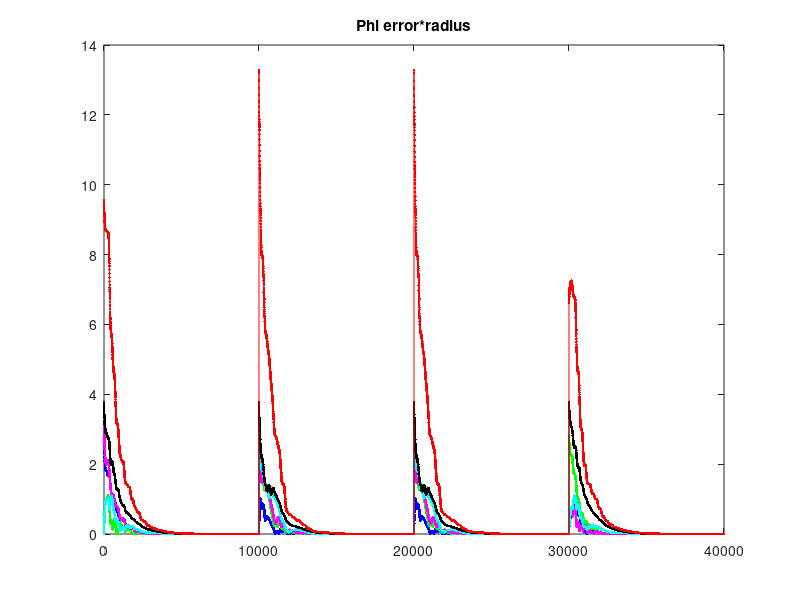
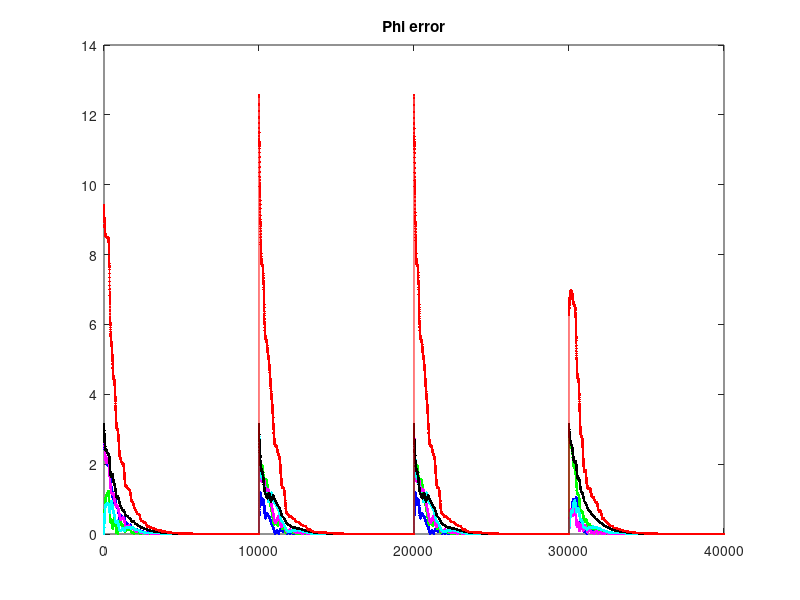
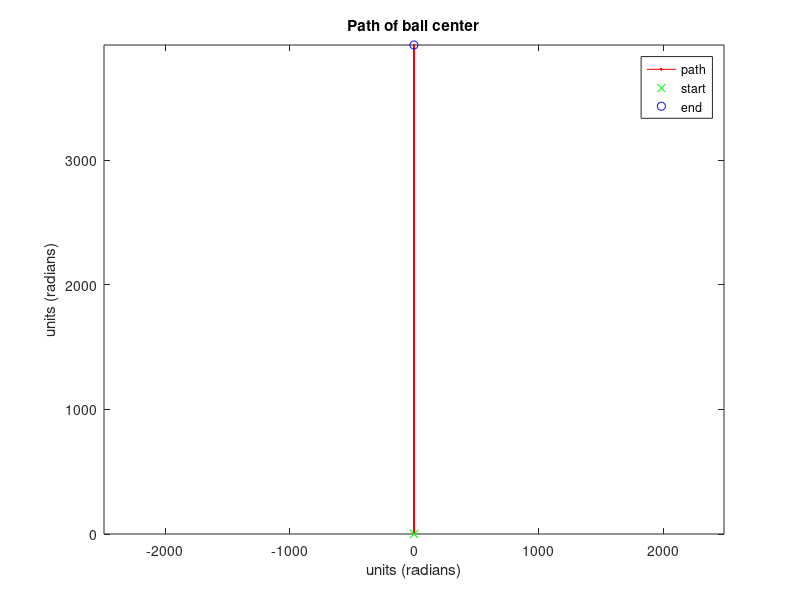
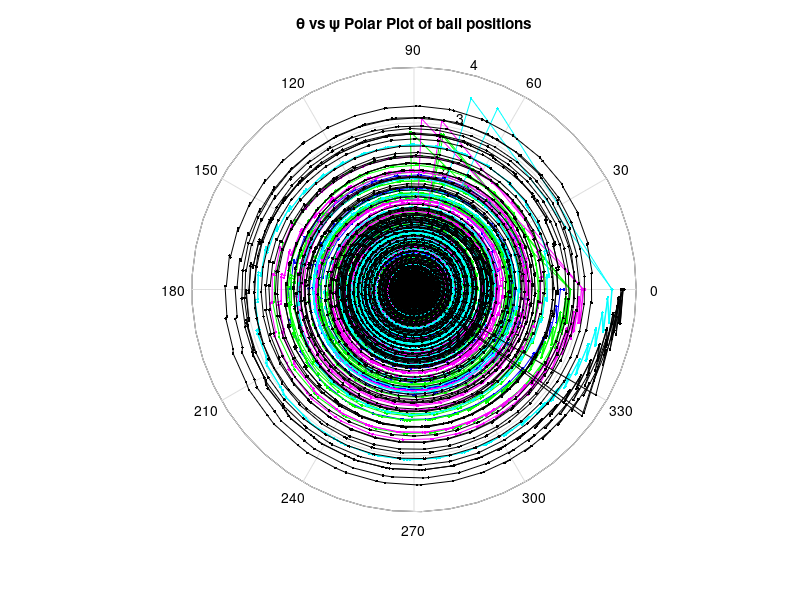

The MATLAB source for these figures, in order:
% Drive 5 spheres in  a discrete time fashion from starting to final
% orientation.

% Version 3 rolls the ball back and forth along the y axis, and controls
% the x axis movement to make the balls align


% DiscreteSpeller.m works, in that it steers the balls to positions to form
% U, I, U, C.  However, it relies on perfect turning in place around the
% z-axis and sometimes increases the error (should asymptotically decrease)

% DiscreteSpellerVer4  follows the gradient.

function DiscreteSpellerVer4
format compact
clc
close all

XUP = [1;0;0];  % white
XDN = [-1;0;0]; % black



%Initialize 5 spheres and give them goals
BallSet = [25.6,24.3, 22.43, 19.21,18.23];
numBall = numel(BallSet);
BallAve = mean(BallSet);
rs = BallAve./BallSet;

numStep =  20000;

GoalU = [XDN, XUP, XDN, XUP,XDN];
GoalI = [XDN, XDN, XUP, XDN,XUP];
GoalC = [XDN, XDN, XDN, XUP,XUP];

% starting orientation is all up
X = repmat(eye(3),[1,1,numBall]);


phi = zeros(numBall,1);
theta = zeros(numBall,1);

PHI = zeros(numBall,2*numStep);
THETA = zeros(numBall,2*numStep);
PATH = zeros(2,2*numStep+1);
numneg = 0;
numpos = 0;
numzero = 0;

scaler = 32;
for k = 1:numStep
    

    
    if(     k < 5000)
        Goal = GoalU;
    elseif (k < 10000)
        Goal = GoalI;
    elseif (k < 15000)
        Goal = GoalU;
    elseif (k < 20000)
        Goal = GoalC;
    end
    grad = zeros(numBall,1);
    
    
    for n = 1:numBall
    	% 'turn' about the x-axis (doesn't increase the error)   
        X(:,:,n) =  RotateX(pi/(16*rs(n)))*X(:,:,n);
        
        % Measure the resulting error
        xaxis = Goal(1,n)*X(:,:,n)*[1;0;0];
        phi(n) = acos(xaxis(1));  %distance error (latitude)
        
        theta(n) = atan2(xaxis(2),xaxis(3)); %longitude
        
        if(phi(n) > 0 && cos(phi(n)/rs(n))^2 < 1)
            grad(n) = (cos(theta(n)/rs(n))*sin(phi(n)/rs(n)))/(rs(n)*(1 - cos(phi(n)/rs(n))^2)^.5);
        end
       
    end
    %Record the phi and theta
    PATH(:,2*k) = PATH(:,2*k-1)+[0;pi/16];
    PHI(:,2*k-1) = phi;
    THETA(:,2*k-1) = theta;
    
  
    
    %find the error (large balls have larger errors, then we average the
    %results*)
    %ux = sum(-grad)/10;
    ux = -(rs.^(0))*(phi.*cos(theta))/numBall;
    uy = 0;%-(rs.^(-1))*(phi.*sin(theta))/numBall; %.^(-1)
    
    %If v is a vector in \mathbb{R}^3 and k is a unit vector describing an axis of rotation about which we want to rotate v by an angle θ (in a right-handed sense), the Rodrigues formula is:
    %   v_{rot} = v \cos\theta + (\mathbf{k} \times \mathbf{v})\sin\theta + \mathbf{k} (\mathbf{k} \cdot \mathbf{v}) (1 - \cos\theta). 
    
    %alpha = atan2(uy,ux);
    d = sqrt(ux^2+uy^2);
    if(d < 1.1525e-15)
        ux = 1/scaler;
        d = sqrt(ux^2+uy^2);
    end
    vector = [uy;-ux;0]/d;
  
     for n = 1:numel(BallSet)
        % the rotation is scaled by the radius
        %X(:,:,n) =  rodRotM(vector, -d/rs(n)/scaler)*X(:,:,n); 
        %X(:,:,n) =  RotateY(-ux/rs(n)/scaler)*X(:,:,n);
        X(:,:,n) =  RotateY(-ux/rs(n)/scaler)*X(:,:,n); 
        % Measure the resulting error
        xaxis = Goal(1,n)*X(:,:,n)*[1;0;0];
        phi(n) = acos(xaxis(1));
        theta(n) = atan2(xaxis(2),xaxis(3));
    end

    %Record the phi and theta
     PATH(:,2*k+1) = PATH(:,2*k)+[ux;uy]/scaler;
    PHI(:,2*k) = phi;
    THETA(:,2*k) = theta;
    
end

display(['numpos=',num2str(numpos),', numneg=',num2str(numneg),', numzero=',num2str(numzero)])
% Plot the spheres position in phi and theta

colors = ['.-b';'.-g';'.-m';'.-c';'.-k';'.-y'];
figure(1)
clf
    for n = 1:numel(BallSet)
        plot( rs(n)*PHI(n,:),colors(n,:))
        hold on
    end
plot( sum(repmat(rs,size(PHI,2),1)'.*PHI,1),'.-r')
title('Phi error*radius')

figure(2)
clf
    for n = 1:numel(BallSet)
        plot( PHI(n,:),colors(n,:))
        hold on
    end
plot( sum(PHI,1),'.-r')
title('Phi error')
    
%     figure(2)
%     clf
%     for n = 1:numel(BallSet)
%         plot( THETA(n,:),colors(n,:))
%         hold on
%     end
%     title('theta')
    
    figure(3)
    clf
    plot(PATH(1,:),PATH(2,:),'.-r',PATH(1,1),PATH(2,1),'gx',PATH(1,end),PATH(2,end),'bo');
    axis equal
    legend('path','start','end')
    xlabel('units (radians)')
    ylabel('units (radians)')
    title('Path of ball center')
    
    
    figure(4)
    clf
    for n = 1:numel(BallSet)
        polar( THETA(n,:), rs(n)*PHI(n,:),colors(n,:))
        hold on
    end
    title('\theta vs \psi Polar Plot of ball positions')
    
%     figure(5)
%     clf
%     plot(THETA(1,:)-THETA(2,:),'.-')
%     title('Delta between thetas')
%     hold on
%    plot( signnum,'o-g')
% plot total error as a function of time

figure(1)
end

function vrot = rodRot(v, k, theta)
 %If v is a vector in \mathbb{R}^3 and k is a unit vector describing an axis of rotation 
 % about which we want to rotate v by an angle θ (in a right-handed sense), the Rodrigues
 %formula is:
    vrot = v *cos(theta) + cross(k,v)*sin(theta) + k* (dot(k,v)) *(1 - cos(theta)); 
end

function vrot = rodRotM(k, theta)
 %If v is a vector in \mathbb{R}^3 and k is a unit vector describing an axis of rotation 
 % about which we want to rotate v by an angle θ (in a right-handed sense), the Rodrigues
 %formula is:
    vrot = [cos(theta) + (1-cos(theta))*k(1)^2,     (1-cos(theta))*k(1)*k(2),               sin(theta)*k(2) ;
            (1-cos(theta))*k(1)*k(2),               cos(theta) + (1-cos(theta))*k(2)^2,   -sin(theta)*k(1) ;
            -sin(theta)*k(2),                       sin(theta)*k(1),                     cos(theta) ];
end


function RxTh = RotateX(theta) 
    RxTh = [1,  0,  0;
            0, cos(theta), -sin(theta);
            0, sin(theta),  cos(theta)];
 end   
function RyTh = RotateY(theta)
    RyTh = [ cos(theta), 0, sin(theta);
             0,  1,  0;
            -sin(theta), 0, cos(theta)];
  end      
function RzTh = RotateZ(theta) 
    RzTh = [cos(theta),  -sin(theta),0;
            sin(theta),   cos(theta),0;
            0,  0,  1];
end
        

